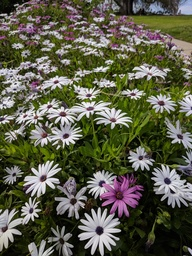
#> input picture Python/input_image/many-flowers.jpg, 192 x 256 px, shrunk from 3036 x 4048 before the run
$ python main.py
#> lines starting #> are read from the running program, lines starting #| are printed output that depends on the picture
#> in load_image, returned value is the input picture: shape (256, 192, 3); mean B, G, R 73.2, 92.1, 91.6
### Python/single_threaded.py
import cv2
import numpy as np
from typing import Final

from imageproc_utils import recolor_image


OUTPUT_IMAGE: Final[str] = 'result_image/single-threaded.jpg'


def single_threaded(img: np.ndarray) -> None:
    Width: Final[int] = img.shape[1]
#> Width = 192
    Height: Final[int] = img.shape[0]
#> Height = 256
    recolor_image(img, img, 0, 0, Width, Height)

    cv2.imwrite(OUTPUT_IMAGE, img)

### Python/imageproc_utils.py
import numpy as np
from typing import Tuple


def recolor_image(
    original_image: np.ndarray,
    result_image: np.ndarray,
    left_corner: int,
    top_corner: int,
    width: int,
    height: int,
) -> None:
#> called with left_corner = 0, top_corner = 0, width = 192, height = 256
    for x in range(left_corner, left_corner + width):
        for y in range(top_corner, top_corner + height):
            recolor_pixel(original_image, result_image, x, y)
#> this loop made 192 passes
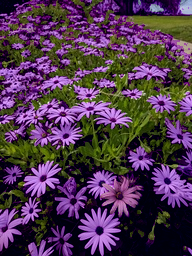
#> original_image: shape (256, 192, 3); mean B, G, R 79.6, 55.5, 80.1


def recolor_pixel(
    original_image: np.ndarray,
    result_image: np.ndarray,
    x: int,
    y: int,
) -> None:
    red, green, blue = original_image[y, x]
    new_red, new_green, new_blue = handle_color(red, green, blue)
    result_image[y, x] = (new_red, new_green, new_blue)


def handle_color(red: int, green: int, blue: int) -> Tuple[int, int, int]:
    if is_shade_of_gray(red, green, blue):
        new_red = min(255, red + 10)
        new_green = max(0, green - 80)
        new_blue = max(0, blue - 20)
    else:
        new_red = red
        new_green = green
        new_blue = blue
    return new_red, new_green, new_blue


def is_shade_of_gray(red: int, green: int, blue: int, range: int = 30) -> bool:
    red, green, blue = int(red), int(green), int(blue)
    return abs(red - green) <= range and abs(red - blue) <= range

### Python/multi_threaded.py
import cv2
import numpy as np
import threading
import multiprocessing
from typing import Final

from imageproc_utils import recolor_image

OUTPUT_IMAGE: Final[str] = 'result_image/multi-threaded.jpg'


def multi_threaded(img: np.ndarray) -> None:
    number_of_threads: Final[int] = multiprocessing.cpu_count()
    img_height: Final[int] = img.shape[0] // number_of_threads
    img_width: Final[int] = img.shape[1]

    threads: list[threading.Thread] = []
    for thread_number in range(number_of_threads):
        thread = threading.Thread(
            target=recolor_image,
            args=(
                img,
                img,
                0,
                thread_number * img_height,
                img_width,
                img_height,
            )
        )
        threads.append(thread)

    for thread in threads:
        thread.start()
#> this loop made 2 passes

    for thread in threads:
        thread.join()

    cv2.imwrite(OUTPUT_IMAGE, img)

### Python/time_comparison.py
import numpy as np
import time

from single_threaded import single_threaded
from multi_threaded import multi_threaded


def time_comparison(img: np.ndarray) -> None:
    start_time = time.time()
    single_threaded(img)
    end_time = time.time()
    print(f"Sequential: {end_time - start_time:.5f}s")

    start_time = time.time()
    multi_threaded(img)
    end_time = time.time()
    print(f"Multithreaded: {end_time - start_time:.5f}s")

### Python/main.py
import cv2
import numpy as np
from typing import Final

from time_comparison import time_comparison


INPUT_IMAGE: Final[str] = 'input_image/many-flowers.jpg'


def load_image() -> np.ndarray:
    return cv2.imread(INPUT_IMAGE, cv2.IMREAD_UNCHANGED)


def run() -> None:
    img = load_image()
    time_comparison(img)


if __name__ == '__main__':
    run()

# Sequential: 64.27615s
# Multithreaded: 37.40261s
